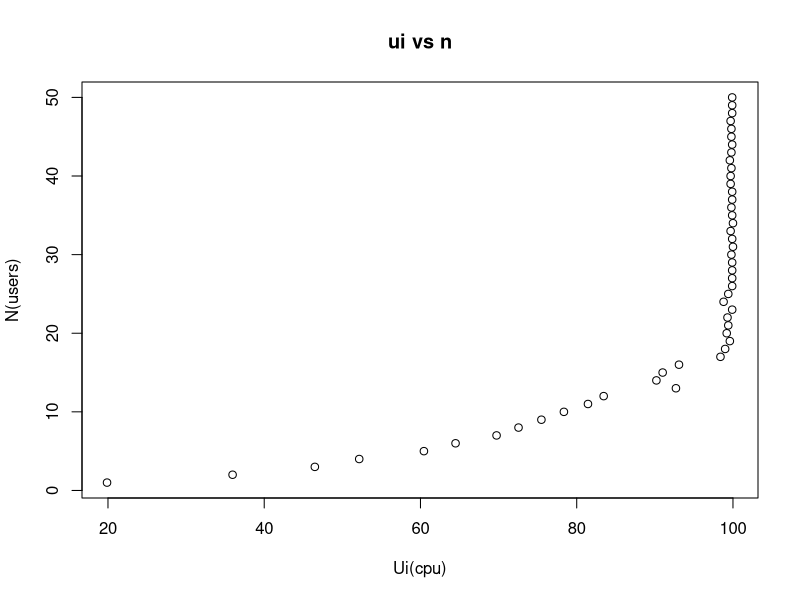
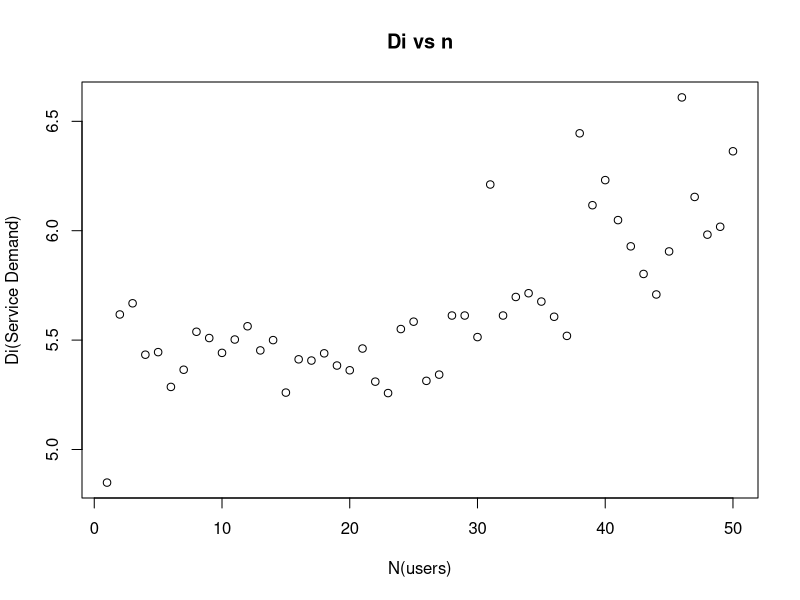
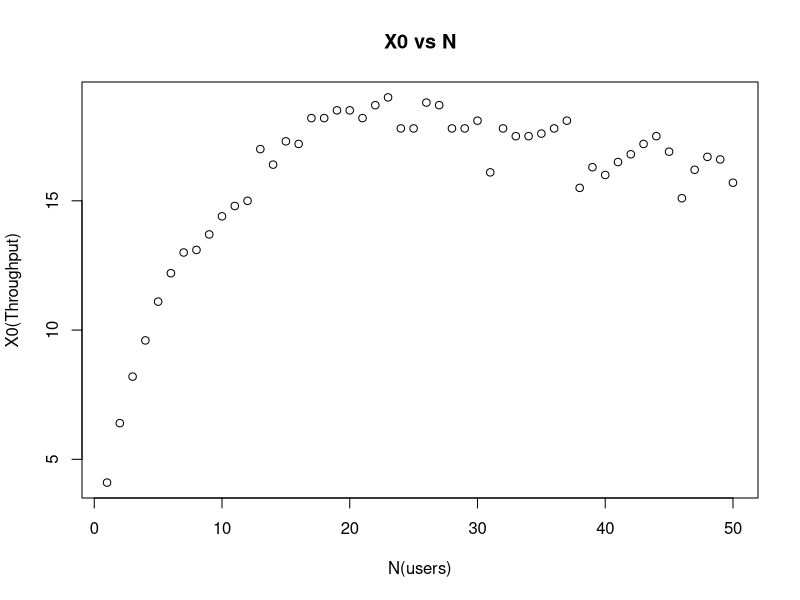
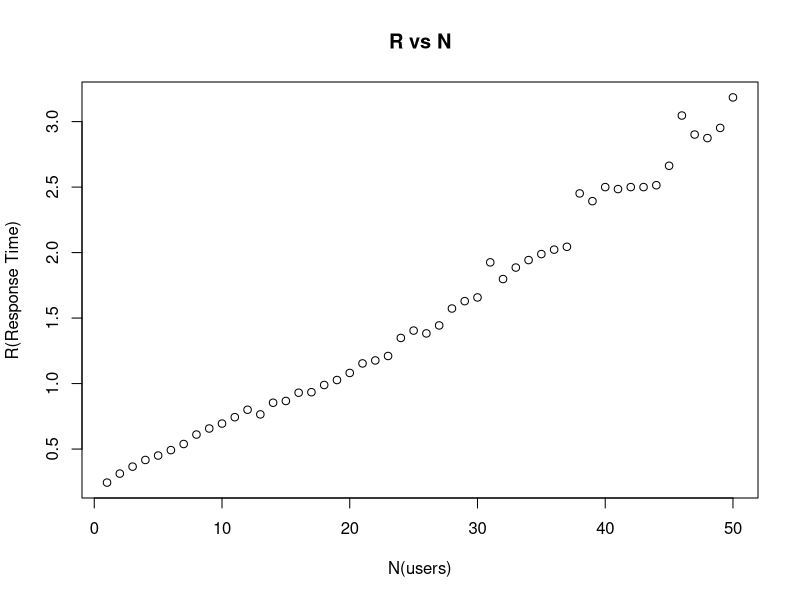

Write the R code that produced these figures, in order.
 # Ui vs N
 # Di vs N
 # X0 vs N
 # R vs N

 # 
  # setwd('~/Documents/College/CA2/EAAComp/CA2/')

 # results.dat is a file with the results stored inside
 # read.table() reads this file in table format and the additional parameter here notes that the first line contains the names of the variables 
  results <- read.table('results.dat', header=TRUE)

 # pTime represents how long each process ran for: 10 seconds
  pTime <- 10

 # CO N Idle values will be taken from this file

 # number of completed tasks
  completedTransactions <- results$CO

 # total number of concurrent users which ranges from 1 -> 50
  totalUsers <- results$N

 # total idle time
  idle <- results$Idle


 # GRAPH 1
 # Utilization: (total time busy) / (total time observed)
 # idle gives us the resources not being used by the system, lets use this to find total time busy
 # busy give us 0.00 -> 100.00 result. This represents a percentage of the busy time
 # dividing the total time observing the process by 10 gives us the result /100
  busy <- (100 - idle) * (pTime/10)

 # summary function gives us min, max, median (in particular) based on our data
  summary(busy)

 # exporting the plot data as a jpeg
  jpeg(filename="ui-VS-n.jpg")

 # as the number of users increase in the y-axis we expect a rise in the levels of utilization of the system
  plot(busy,totalUsers,xlab="Ui(cpu)", ylab="N(users)", main="ui vs n")

 # finish exporting to an image file
  dev.off()

 # The other graphs rely on throughput to be calculated prior
   tPut <- completedTransactions / pTime

 # GRAPH 2
 # Di: service demand: (Utilization / throughput)
 # dividing by the time slice to view per second
   serviceDemand <- (busy / tPut)
   
   summary(serviceDemand)
   jpeg(filename="Di-VS-N.jpg")
   plot(totalUsers,serviceDemand,xlab="N(users)", ylab="Di(Service Demand)",main="Di vs n")
   dev.off()

 # GRAPH 3
 # X0: Throughput: (Completed tasks / time)
   summary(tPut)
   jpeg(filename="X0-VS-N.jpg")
   plot(totalUsers,tPut,xlab="N(users)",ylab="X0(Throughput)",main="X0 vs N")
   dev.off()

 # GRAPH 4
 # R: Response time: (Number of users / Throughput)
   responseTime <- totalUsers / tPut

   summary(responseTime)
   jpeg(filename="R-VS-N.jpg")
   plot(totalUsers,responseTime ,xlab="N(users)",ylab="R(Response Time)",main="R vs N")
   dev.off()

 
